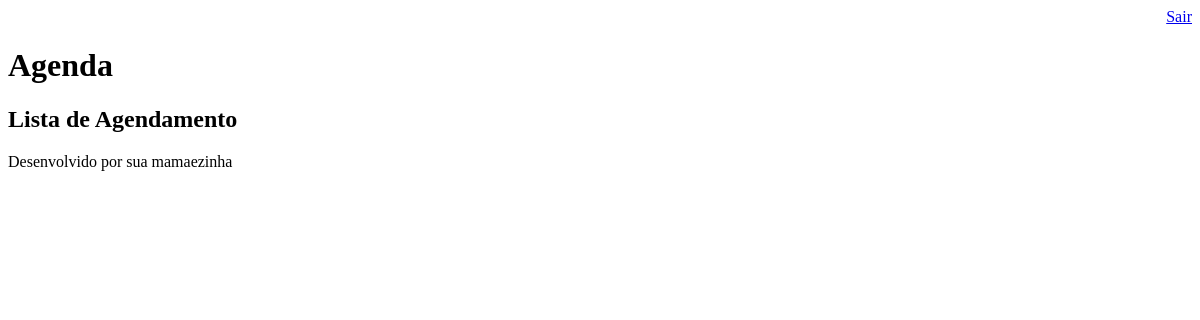
The app's page /agenda/ (signed in), older data.
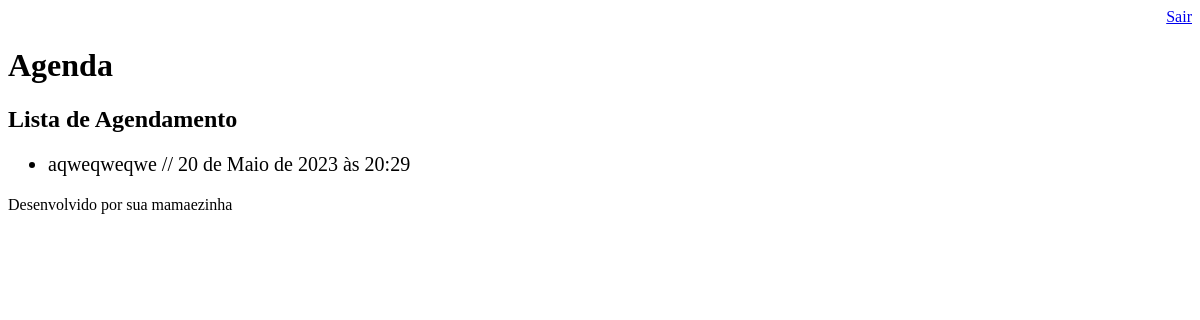
The same page, newer data.
### app_hellodjango/models.py (models this page shows, shortened)
class evento(models.Model):
    titulo = models.CharField(max_length=100)
    descricao = models.TextField(blank=True,null=True)
    data_evento = models.DateTimeField(verbose_name= 'Data do Evento')
    data_criacao = models.DateTimeField(auto_now=True)
    usuario = models.ForeignKey(User,on_delete=models.CASCADE)
    class Meta:
        db_table = 'evento'

### app_hellodjango/views.py (the view)
# urls.py: path('agenda/', views.lista_eventos),
@login_required(login_url='/login/')
def lista_eventos(request):
    usuario = request.user
    Evento = evento.objects.filter(usuario=usuario)    #filter(usuario=usuario)
    response = {'eventos': Evento}
    return render(request, 'agenda.html',response)

### templates/agenda.html
{% extends "model-page.html" %}
{% block content %}
    <h2>Lista de Agendamento</h2>
    <ul style="font-size: 20px;">
        {% for evento in eventos %}
    <li>{{evento.titulo}} // {{evento.data_criacao}}</li>
        {% endfor %}
    </ul>
{% endblock %}

Row changes from the older to the newer data that the page shows:
added evento: titulo "aqweqweqwe", data_criacao "20 de Maio de 2023 às 20:29"
